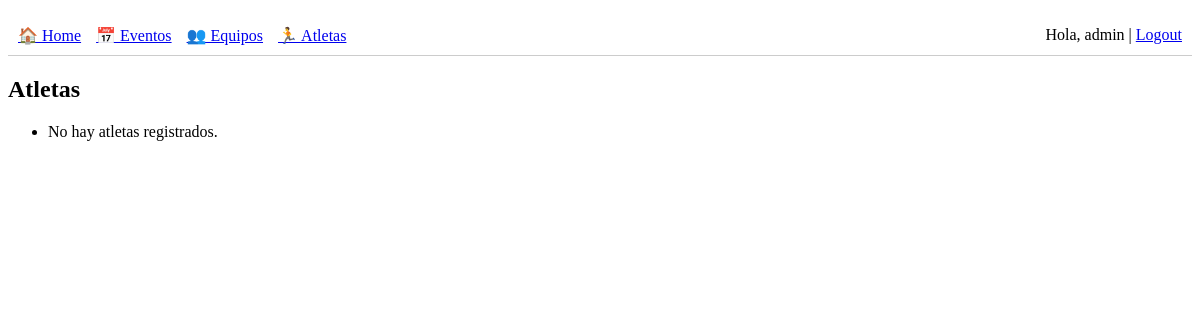
Before: /athletes/ (signed in) with the older database file.
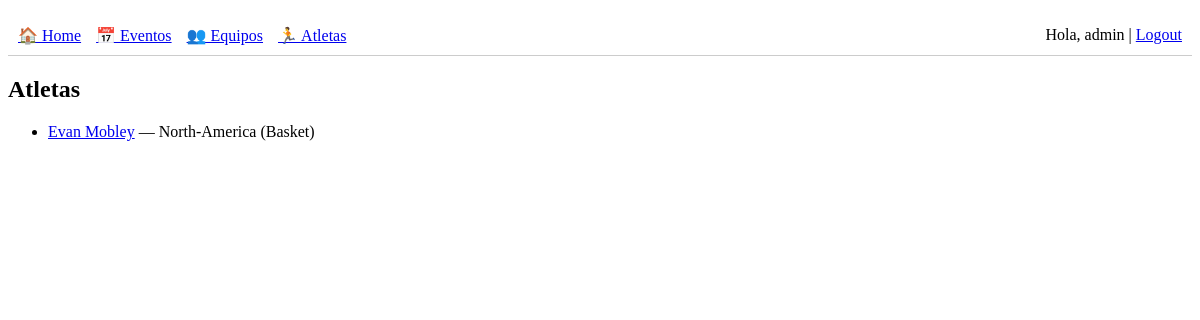
After: the same page with the newer database file.
### core/models.py (models this page shows, shortened)
class Athlete(models.Model):
    name = models.CharField(max_length=255)
    age = models.PositiveIntegerField()
    nationality = models.CharField(max_length=100)
    sport = models.CharField(max_length=100)
    team = models.ForeignKey(Team, on_delete=models.SET_NULL, null=True, blank=True, related_name='athletes')
    events = models.ManyToManyField(SportsEvent, related_name='athletes')

### core/views.py (the view)
# urls.py: path('athletes/', athletes_list, name='athletes_list'),
@login_required
def athletes_list(request):
    athletes = Athlete.objects.all()
    return render(request, "athletes_list.html", {"athletes": athletes})

### templates/athletes_list.html
{% extends 'base.html' %}
{% block content %}
  <h2>Atletas</h2>
  <ul>
    {% for athlete in athletes %}
      <li>
        <a href="{% url 'athlete_detail' athlete.id %}">{{ athlete.name }}</a>
        — {{ athlete.nationality }} ({{ athlete.sport }})
      </li>
    {% empty %}
      <li>No hay atletas registrados.</li>
    {% endfor %}
  </ul>
{% endblock %}

Changed rows visible on the page:
added Athlete: name "Evan Mobley", nationality "North-America", sport "Basket"
Other visible differences:
text no longer shown: "No hay atletas registrados."
